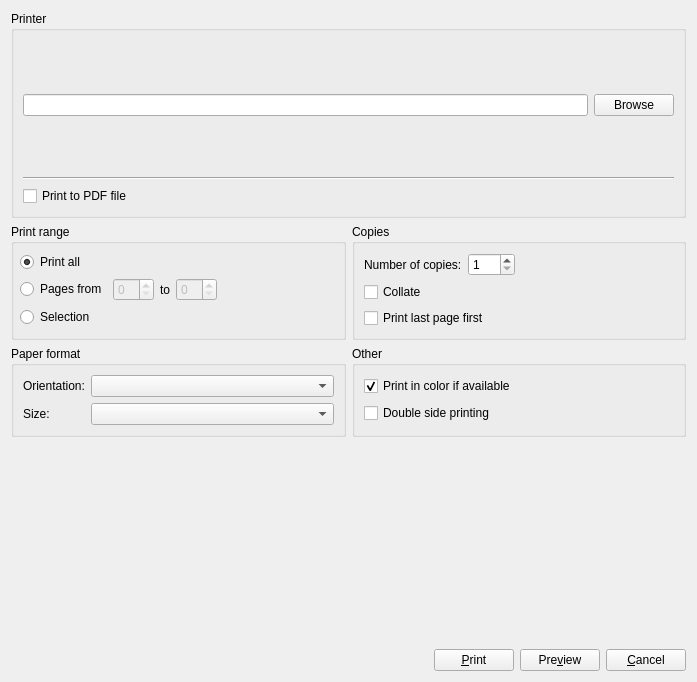
<?xml version="1.0" encoding="UTF-8"?>
<ui version="4.0">
 <author>Gordos Kund</author>
 <class>TDTablePrinter</class>
 <widget class="QDialog" name="TDTablePrinter">
  <property name="geometry">
   <rect>
    <x>0</x>
    <y>0</y>
    <width>697</width>
    <height>682</height>
   </rect>
  </property>
  <property name="windowTitle">
   <string>Printing...</string>
  </property>
  <layout class="QGridLayout">
   <item row="0" column="0" colspan="2">
    <widget class="QGroupBox" name="gbDestination">
     <property name="sizePolicy">
      <sizepolicy hsizetype="Preferred" vsizetype="Minimum">
       <horstretch>0</horstretch>
       <verstretch>0</verstretch>
      </sizepolicy>
     </property>
     <property name="title">
      <string>Printer</string>
     </property>
     <layout class="QVBoxLayout">
      <property name="spacing">
       <number>6</number>
      </property>
      <property name="margin">
       <number>9</number>
      </property>
      <item>
       <widget class="QStackedWidget" name="stackedWidget">
        <property name="sizePolicy">
         <sizepolicy hsizetype="Preferred" vsizetype="Minimum">
          <horstretch>0</horstretch>
          <verstretch>0</verstretch>
         </sizepolicy>
        </property>
        <property name="currentIndex">
         <number>1</number>
        </property>
        <widget class="QWidget" name="page">
         <layout class="QVBoxLayout">
          <property name="spacing">
           <number>6</number>
          </property>
          <property name="margin">
           <number>0</number>
          </property>
          <item>
           <layout class="QHBoxLayout">
            <property name="spacing">
             <number>6</number>
            </property>
            <property name="margin">
             <number>0</number>
            </property>
            <item>
             <widget class="QComboBox" name="cbPrinters">
              <property name="sizePolicy">
               <sizepolicy hsizetype="Expanding" vsizetype="Minimum">
                <horstretch>0</horstretch>
                <verstretch>0</verstretch>
               </sizepolicy>
              </property>
             </widget>
            </item>
            <item>
             <widget class="QPushButton" name="btnProperties">
              <property name="enabled">
               <bool>false</bool>
              </property>
              <property name="sizePolicy">
               <sizepolicy hsizetype="Minimum" vsizetype="Minimum">
                <horstretch>0</horstretch>
                <verstretch>0</verstretch>
               </sizepolicy>
              </property>
              <property name="text">
               <string>Properties</string>
              </property>
              <property name="icon">
               <iconset resource="tableprinterresource.qrc">
                <normaloff>:/16x16/icons/16x16/actions/configure.png</normaloff>:/16x16/icons/16x16/actions/configure.png</iconset>
              </property>
             </widget>
            </item>
           </layout>
          </item>
          <item>
           <layout class="QHBoxLayout">
            <property name="spacing">
             <number>6</number>
            </property>
            <property name="margin">
             <number>0</number>
            </property>
            <item>
             <widget class="QLabel" name="label_6">
              <property name="text">
               <string>Printer info:</string>
              </property>
             </widget>
            </item>
            <item>
             <widget class="QLabel" name="lbPrinterInfo">
              <property name="sizePolicy">
               <sizepolicy hsizetype="MinimumExpanding" vsizetype="Preferred">
                <horstretch>0</horstretch>
                <verstretch>0</verstretch>
               </sizepolicy>
              </property>
              <property name="text">
               <string/>
              </property>
             </widget>
            </item>
           </layout>
          </item>
         </layout>
        </widget>
        <widget class="QWidget" name="page_2">
         <layout class="QVBoxLayout">
          <property name="spacing">
           <number>6</number>
          </property>
          <property name="margin">
           <number>0</number>
          </property>
          <item>
           <layout class="QHBoxLayout">
            <property name="spacing">
             <number>6</number>
            </property>
            <property name="margin">
             <number>0</number>
            </property>
            <item>
             <widget class="QLineEdit" name="leFile">
              <property name="enabled">
               <bool>true</bool>
              </property>
              <property name="sizePolicy">
               <sizepolicy hsizetype="Expanding" vsizetype="Preferred">
                <horstretch>0</horstretch>
                <verstretch>0</verstretch>
               </sizepolicy>
              </property>
             </widget>
            </item>
            <item>
             <widget class="QPushButton" name="btnBrowse">
              <property name="enabled">
               <bool>true</bool>
              </property>
              <property name="text">
               <string>Browse</string>
              </property>
              <property name="icon">
               <iconset resource="tableprinterresource.qrc">
                <normaloff>:/16x16/icons/16x16/actions/fileopen.png</normaloff>:/16x16/icons/16x16/actions/fileopen.png</iconset>
              </property>
             </widget>
            </item>
           </layout>
          </item>
         </layout>
        </widget>
       </widget>
      </item>
      <item>
       <widget class="Line" name="line">
        <property name="orientation">
         <enum>Qt::Horizontal</enum>
        </property>
       </widget>
      </item>
      <item>
       <widget class="QCheckBox" name="chbPrintToFile">
        <property name="text">
         <string>Print to PDF file</string>
        </property>
       </widget>
      </item>
     </layout>
    </widget>
   </item>
   <item row="1" column="0">
    <widget class="QGroupBox" name="gbPrintRange">
     <property name="sizePolicy">
      <sizepolicy hsizetype="Preferred" vsizetype="Minimum">
       <horstretch>0</horstretch>
       <verstretch>0</verstretch>
      </sizepolicy>
     </property>
     <property name="title">
      <string>Print range</string>
     </property>
     <layout class="QVBoxLayout">
      <property name="spacing">
       <number>4</number>
      </property>
      <property name="margin">
       <number>6</number>
      </property>
      <item>
       <widget class="QRadioButton" name="rbPrintAll">
        <property name="text">
         <string>Print all</string>
        </property>
        <property name="checked">
         <bool>true</bool>
        </property>
       </widget>
      </item>
      <item>
       <layout class="QHBoxLayout">
        <property name="spacing">
         <number>6</number>
        </property>
        <property name="margin">
         <number>0</number>
        </property>
        <item>
         <widget class="QRadioButton" name="rbPrintRange">
          <property name="text">
           <string>Pages from</string>
          </property>
         </widget>
        </item>
        <item>
         <widget class="QSpinBox" name="sbFrom">
          <property name="enabled">
           <bool>false</bool>
          </property>
         </widget>
        </item>
        <item>
         <widget class="QLabel" name="label_3">
          <property name="text">
           <string>to</string>
          </property>
         </widget>
        </item>
        <item>
         <widget class="QSpinBox" name="sbTo">
          <property name="enabled">
           <bool>false</bool>
          </property>
         </widget>
        </item>
        <item>
         <spacer>
          <property name="orientation">
           <enum>Qt::Horizontal</enum>
          </property>
          <property name="sizeHint" stdset="0">
           <size>
            <width>0</width>
            <height>20</height>
           </size>
          </property>
         </spacer>
        </item>
       </layout>
      </item>
      <item>
       <widget class="QRadioButton" name="rbPrintSelection">
        <property name="text">
         <string>Selection</string>
        </property>
       </widget>
      </item>
     </layout>
    </widget>
   </item>
   <item row="1" column="1">
    <widget class="QGroupBox" name="gbCopies">
     <property name="sizePolicy">
      <sizepolicy hsizetype="Minimum" vsizetype="Minimum">
       <horstretch>0</horstretch>
       <verstretch>0</verstretch>
      </sizepolicy>
     </property>
     <property name="title">
      <string>Copies</string>
     </property>
     <layout class="QVBoxLayout">
      <property name="spacing">
       <number>6</number>
      </property>
      <property name="margin">
       <number>9</number>
      </property>
      <item>
       <layout class="QHBoxLayout">
        <property name="spacing">
         <number>6</number>
        </property>
        <property name="margin">
         <number>0</number>
        </property>
        <item>
         <widget class="QLabel" name="label_8">
          <property name="text">
           <string>Number of copies:</string>
          </property>
         </widget>
        </item>
        <item>
         <widget class="QSpinBox" name="sbNumCopies">
          <property name="minimum">
           <number>1</number>
          </property>
          <property name="maximum">
           <number>999</number>
          </property>
          <property name="value">
           <number>1</number>
          </property>
         </widget>
        </item>
        <item>
         <spacer>
          <property name="orientation">
           <enum>Qt::Horizontal</enum>
          </property>
          <property name="sizeHint" stdset="0">
           <size>
            <width>0</width>
            <height>20</height>
           </size>
          </property>
         </spacer>
        </item>
       </layout>
      </item>
      <item>
       <widget class="QCheckBox" name="chbCollate">
        <property name="text">
         <string>Collate</string>
        </property>
       </widget>
      </item>
      <item>
       <widget class="QCheckBox" name="chbPrintLastFirst">
        <property name="text">
         <string>Print last page first</string>
        </property>
       </widget>
      </item>
     </layout>
    </widget>
   </item>
   <item row="2" column="0">
    <widget class="QGroupBox" name="gbPageProperties">
     <property name="title">
      <string>Paper format</string>
     </property>
     <layout class="QGridLayout">
      <property name="margin">
       <number>9</number>
      </property>
      <property name="spacing">
       <number>6</number>
      </property>
      <item row="1" column="0">
       <widget class="QLabel" name="label_4">
        <property name="text">
         <string>Size:</string>
        </property>
       </widget>
      </item>
      <item row="0" column="0">
       <widget class="QLabel" name="label_5">
        <property name="text">
         <string>Orientation:</string>
        </property>
       </widget>
      </item>
      <item row="0" column="1">
       <widget class="QComboBox" name="cbPaperLayout">
        <property name="sizePolicy">
         <sizepolicy hsizetype="Expanding" vsizetype="Fixed">
          <horstretch>0</horstretch>
          <verstretch>0</verstretch>
         </sizepolicy>
        </property>
       </widget>
      </item>
      <item row="1" column="1">
       <widget class="QComboBox" name="cbPaperSize">
        <property name="sizePolicy">
         <sizepolicy hsizetype="Expanding" vsizetype="Fixed">
          <horstretch>0</horstretch>
          <verstretch>0</verstretch>
         </sizepolicy>
        </property>
       </widget>
      </item>
     </layout>
    </widget>
   </item>
   <item row="2" column="1">
    <widget class="QGroupBox" name="gbOther">
     <property name="sizePolicy">
      <sizepolicy hsizetype="Minimum" vsizetype="Preferred">
       <horstretch>0</horstretch>
       <verstretch>0</verstretch>
      </sizepolicy>
     </property>
     <property name="title">
      <string>Other</string>
     </property>
     <layout class="QVBoxLayout">
      <property name="spacing">
       <number>6</number>
      </property>
      <property name="margin">
       <number>9</number>
      </property>
      <item>
       <widget class="QCheckBox" name="chbColor">
        <property name="text">
         <string>Print in color if available</string>
        </property>
        <property name="checked">
         <bool>true</bool>
        </property>
       </widget>
      </item>
      <item>
       <widget class="QCheckBox" name="chbDuplex">
        <property name="text">
         <string>Double side printing</string>
        </property>
       </widget>
      </item>
     </layout>
    </widget>
   </item>
   <item row="3" column="0" colspan="2">
    <spacer>
     <property name="orientation">
      <enum>Qt::Vertical</enum>
     </property>
     <property name="sizeHint" stdset="0">
      <size>
       <width>391</width>
       <height>16</height>
      </size>
     </property>
    </spacer>
   </item>
   <item row="4" column="0" colspan="2">
    <layout class="QHBoxLayout">
     <item>
      <spacer>
       <property name="orientation">
        <enum>Qt::Horizontal</enum>
       </property>
       <property name="sizeHint" stdset="0">
        <size>
         <width>40</width>
         <height>20</height>
        </size>
       </property>
      </spacer>
     </item>
     <item>
      <layout class="QHBoxLayout">
       <item>
        <widget class="QPushButton" name="printPushButton">
         <property name="toolTip">
          <string>Print Document</string>
         </property>
         <property name="text">
          <string>&amp;Print</string>
         </property>
         <property name="icon">
          <iconset resource="tableprinterresource.qrc">
           <normaloff>:/16x16/icons/16x16/actions/fileprint.png</normaloff>:/16x16/icons/16x16/actions/fileprint.png</iconset>
         </property>
        </widget>
       </item>
       <item>
        <widget class="QPushButton" name="previewPushButton">
         <property name="toolTip">
          <string>Preview Document</string>
         </property>
         <property name="text">
          <string>Pre&amp;view</string>
         </property>
         <property name="icon">
          <iconset resource="tableprinterresource.qrc">
           <normaloff>:/16x16/icons/16x16/actions/preview.png</normaloff>:/16x16/icons/16x16/actions/preview.png</iconset>
         </property>
        </widget>
       </item>
       <item>
        <widget class="QPushButton" name="cancelPushButton">
         <property name="toolTip">
          <string>Cancel</string>
         </property>
         <property name="text">
          <string>&amp;Cancel</string>
         </property>
         <property name="icon">
          <iconset resource="tableprinterresource.qrc">
           <normaloff>:/16x16/icons/16x16/actions/button_cancel.png</normaloff>:/16x16/icons/16x16/actions/button_cancel.png</iconset>
         </property>
        </widget>
       </item>
      </layout>
     </item>
    </layout>
   </item>
  </layout>
 </widget>
 <tabstops>
  <tabstop>cancelPushButton</tabstop>
 </tabstops>
 <resources>
  <include location="tableprinterresource.qrc"/>
  <include location="tableprinterresource.qrc"/>
 </resources>
 <connections>
  <connection>
   <sender>cancelPushButton</sender>
   <signal>clicked()</signal>
   <receiver>TDTablePrinter</receiver>
   <slot>reject()</slot>
   <hints>
    <hint type="sourcelabel">
     <x>534</x>
     <y>565</y>
    </hint>
    <hint type="destinationlabel">
     <x>342</x>
     <y>127</y>
    </hint>
   </hints>
  </connection>
 </connections>
</ui>
